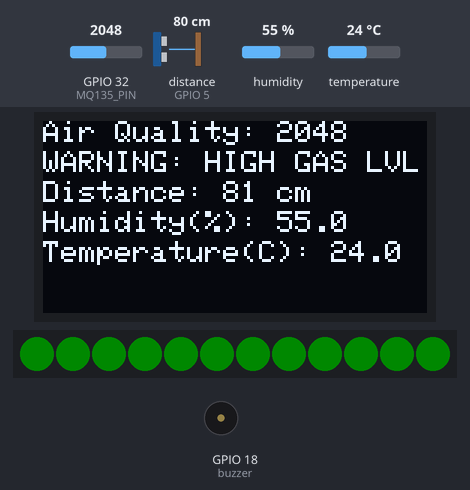
Bench run of a sketch on a simulated ESP32. On the bench: 128×64 one-colour display, 12 RGB LEDs in strip order, left to right, buzzer (waves = sounding, pin HIGH). Inputs (shaded band) come from the test bench; at power-on: GPIO 32 (MQ135_PIN) = 2048, distance to the obstacle (sensor on GPIO 5) 80 cm, humidity 55 %, temperature 24 °C. The echo pulse lasts 58.3 µs per cm; dim RGB values are drawn brighter than linear; WiFi joins after 1.5 s; servers stay silent unless stated; random numbers use the default seed unless the sketch sets one; no MQTT or app messages arrive unless stated; what the sketch prints to the serial monitor is not drawn.

Above: at 3.7 s.
3.8 s: GPIO 32 (MQ135_PIN) set to 1573
At 6.9 s:
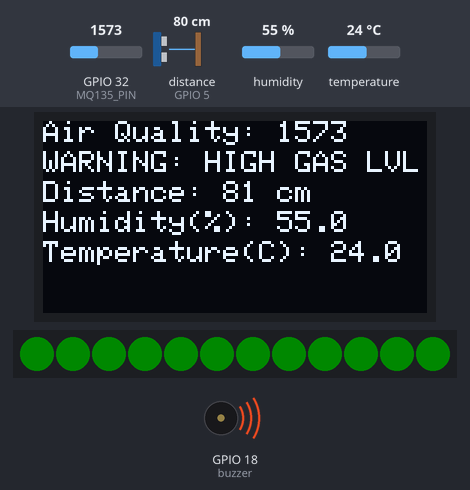
9.7 s: GPIO 32 (MQ135_PIN) set to 1475
At 11.5 s:
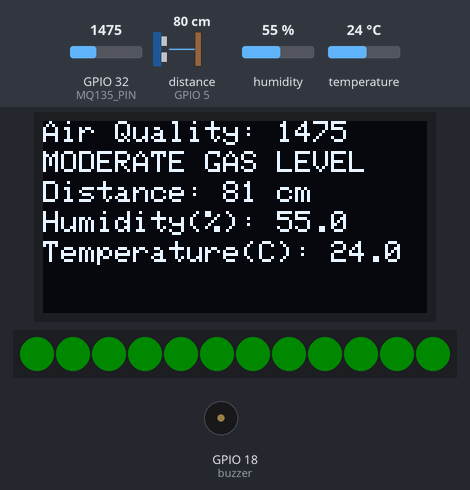
11.8 s: GPIO 32 (MQ135_PIN) set to 327
At 13.6 s:
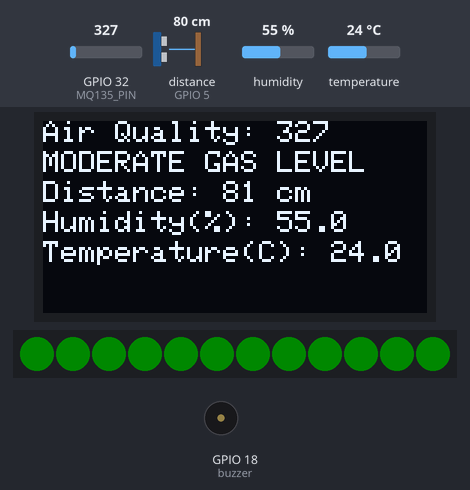
13.9 s: GPIO 32 (MQ135_PIN) set to 287
At 15.7 s:
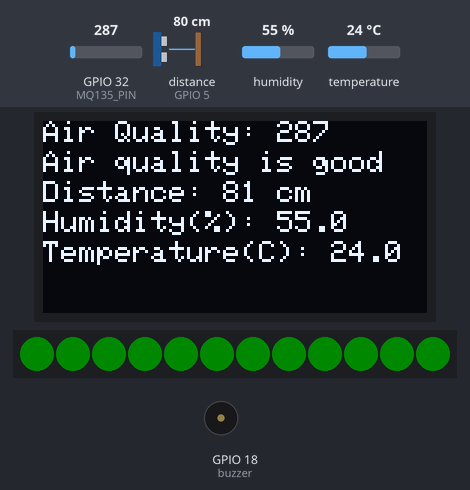
16.0 s: distance to the obstacle (sensor on GPIO 5) set to 2 cm
At 17.8 s:
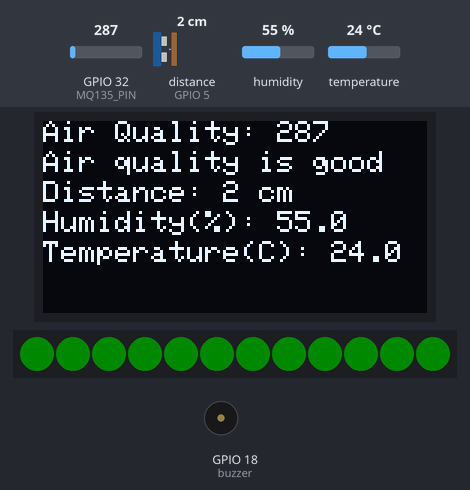
18.2 s: humidity set to 22 %
At 19.6 s:
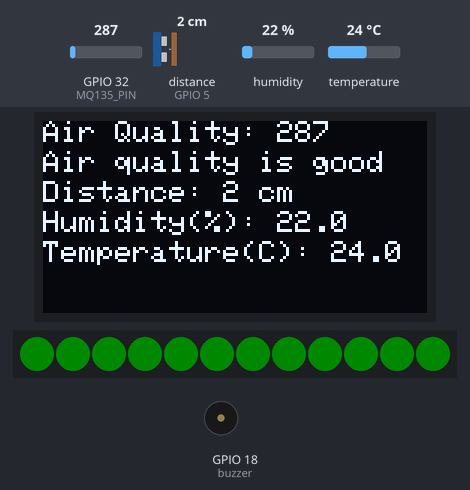
Timing chart, 0 to 21.2 s (numbered marks = the images above; inputs shaded):
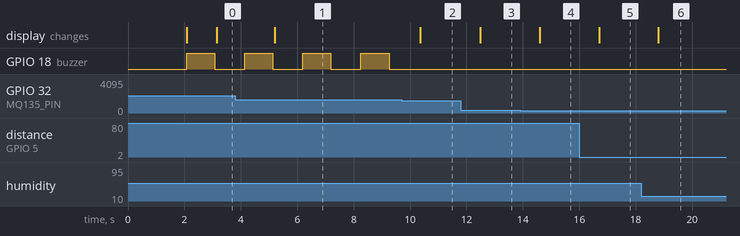

The sketch:

theCircus_ESP32.ino
```cpp
#include "WiFi.h"
#include "HackPublisher.h"
#include <Wire.h>
#include <NewPing.h>
#include <Adafruit_GFX.h>
#include <Adafruit_SSD1306.h>
#include "AM232X.h"
#include <Adafruit_NeoPixel.h>

AM232X AM2320;

#define SCREEN_WIDTH 128 // OLED display width,  in pixels
#define SCREEN_HEIGHT 64 // OLED display height, in pixels
#define MQ135_PIN A4
Adafruit_SSD1306 oled(SCREEN_WIDTH, SCREEN_HEIGHT, &Wire, -1);
#define YELLOW_THRESHOLD 300
#define RED_THRESHOLD 1500
#define PIN 19
#define NUMPIXELS 12

Adafruit_NeoPixel pixels = Adafruit_NeoPixel(NUMPIXELS, PIN, NEO_GRB + NEO_KHZ800);
int delayval = 250;
const int trigPin = 4;
const int echoPin = 5;
const int buzzer = 18;
NewPing sonar(trigPin, echoPin);
HackPublisher publisher("theCircus");
void setup() {
  Serial.begin(115200);
  // put your setup code here, to run once:
  WiFi.mode(WIFI_STA);
  WiFi.begin("ASUS-F8", "K33pi7$@f3%");
  Serial.print("Connecting to WiFi");
  while(WiFi.status() != WL_CONNECTED){
    Serial.print('.');
    delay(1000);
  }
  publisher.begin();
  if (!oled.begin(SSD1306_SWITCHCAPVCC, 0x3C)) {
    Serial.println(F("SSD1306 allocation failed"));
    while (true);
  }
  if (! AM2320.begin() )
  {
    Serial.println("Sensor not found");
    while (1);
  }
  AM2320.wakeUp();
  oled.clearDisplay();
  oled.setTextSize(1);
  oled.setTextColor(WHITE);
  Wire.begin();
  pinMode(buzzer, OUTPUT);
  pixels.begin();
}

void loop() {
  int mq135_value = analogRead(MQ135_PIN);  // read the value from the MQ135
  //Display the value from the MQ135 sensor and appropriate warning
  oled.setRotation(2);
  oled.clearDisplay();
  oled.setCursor(0, 0);
  oled.print("Air Quality: ");
  oled.println(mq135_value);
  if(mq135_value > RED_THRESHOLD) {
    oled.setCursor(0, 10);
    oled.println("WARNING: HIGH GAS LVL");
    digitalWrite(buzzer, HIGH);
    delay(1000);
    digitalWrite(buzzer, LOW);
  } else if(mq135_value > YELLOW_THRESHOLD) {
    oled.setCursor(0, 10);
    oled.println("MODERATE GAS LEVEL");
  } else {
    oled.setCursor(0, 10);
    oled.println("Air quality is good");
  }


  int distance = sonar.ping_cm();
  oled.setCursor(0, 20);
  oled.print("Distance: ");
  oled.print(distance);
  oled.println(" cm");

int status = AM2320.read();

  float humid = AM2320.getHumidity();
  float temperature = AM2320.getTemperature();
  if(humid < 45 && temperature > 32){
    oled.setCursor(0, 50);
    oled.print("FIRE!");
    for(int i = 0; i < NUMPIXELS; i++){
      pixels.setPixelColor(i, pixels.Color(10, 0, 0));
    }
  }else{
    for(int i = 0; i < NUMPIXELS; i++){
      pixels.setPixelColor(i, pixels.Color(0, 10, 0));
    }
  }
oled.setCursor(0, 30);
  pixels.show();
  oled.print("Humidity(%): ");
  oled.print(humid,1);
  oled.setCursor(0, 40);
  oled.print("Temperature(C): ");
  oled.print(temperature,1);


  publisher.store("ultrasonic", distance);
  publisher.store("temperature", (int)temperature);
  publisher.store("airquality", mq135_value);
  publisher.store("humidity", (int)humid);
  publisher.send();
  oled.display();
  delay(1000);
  // put your main code here, to run repeatedly:

}
```

HackPublisher.h
```cpp
#include <ArduinoJson.h>
#include <WiFi.h>
#include <PubSubClient.h>
#include <string>

class HackPublisher {
  private:
    StaticJsonDocument<200> data;
    bool debug;
    std::string topic;
    const char* broker;
    const int port;
    WiFiClient espClient;
    PubSubClient client;

    char* serializeDocToCString() {
      // Calculate the size needed for serialization
      size_t size = measureJson(data);

      // Allocate a buffer to store the JSON string (don't forget the null terminator)
      char* buffer = new char[size + 1];

      // Serialize the JSON document to the buffer
      serializeJson(data, buffer, size + 1);

      // Store the buffer in a temp var
      char* result = buffer;

      // Free the buffer to avoid memory leaks
      delete[] buffer;

      return result;
    }

    void reconnect() {
      // Loop until we're reconnected
      while (!client.connected()) {
        Serial.println("Attempting MQTT connection...");
        // Create a random client ID
        String clientId = "ESP32Client-";
        clientId += String(random(0xffff), HEX);
        // Attempt to connect
        if (client.connect(clientId.c_str())) {
          Serial.println("Connected to MQTT broker");
        }
        else {
          Serial.print("failed, rc=");
          Serial.print(client.state());
          Serial.println("; trying again in 5 seconds");
          delay(5000);
        }
      }
    }

  public:
    HackPublisher(const char* topic, bool debug = false, const char* broker = "broker.hivemq.com", const int port = 1883)
    : topic("ucla/hack/" + std::string(topic)), debug(debug), broker(broker), port(port), client(espClient) {
      client.setServer(this->broker, this->port);
    }

    void begin() {
      reconnect();
    }

    template<typename T>
    void store(const char* sensor, const T& value) {
      if (debug) {
        Serial.print("[STORE DATA] sensor = ");
        Serial.print(sensor);
        Serial.print(", value = ");
        Serial.println(value);
      }

      data[sensor] = value;
    }

    void send() {
      if (!client.connected()) {
        reconnect();
      }
      client.loop();

      if (debug) {
        Serial.println("[SEND DATA]");
        serializeJsonPretty(data, Serial);
        Serial.println();
      }

      client.publish(topic.c_str(), serializeDocToCString());
      data.clear();
    }

    const char* getTopic() const {
        return topic.c_str();
    }

    const char* getBroker() const {
        return broker;
    }

    const int getPort() const {
        return port;
    }
};
```

Measured:
- the behaviour switches between 1501 and 1500 on GPIO 32 (MQ135_PIN) (found by bisection; images 1 and 2)
- the behaviour switches between 301 and 300 on GPIO 32 (MQ135_PIN) (found by bisection; images 3 and 4)
- after the input at 3.8 s, the display: changes after 1.4 s (image 1)
- after the input at 9.7 s, the display: changes after 0.67 s (image 2)
- after the input at 11.8 s, the display: changes after 0.68 s (image 3)
- after the input at 13.9 s, the display: changes after 0.69 s (image 4)
- after the input at 16.0 s, the display: changes after 0.70 s (image 5)
- after the input at 18.2 s, the display: changes after 0.61 s (image 6)
